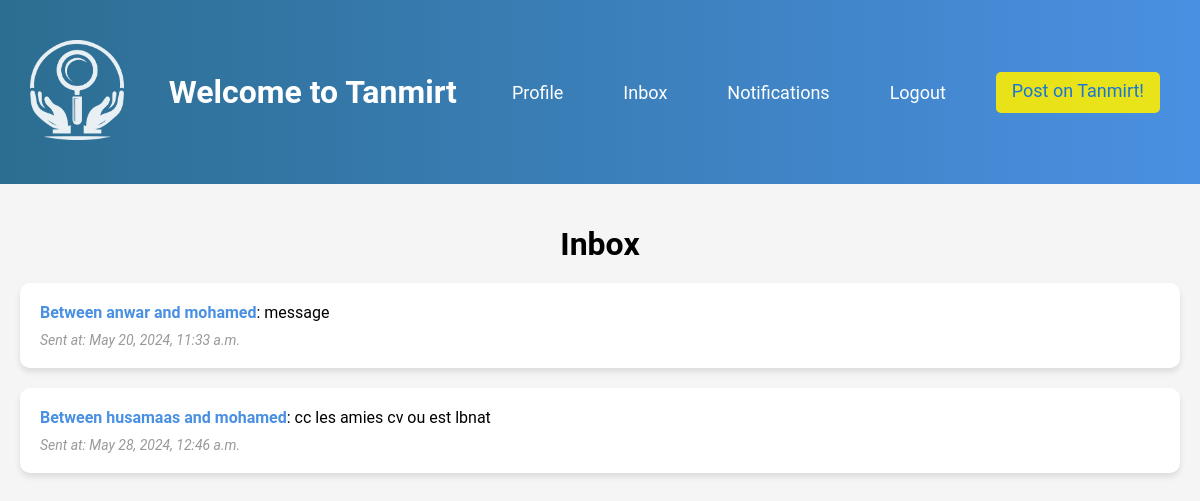
Page /inbox (signed in) on the committed database.
### api/models.py (models this page shows, shortened)
class Message(models.Model):
    body=models.TextField()
    sender=models.ForeignKey(User,on_delete=models.CASCADE,related_name='sender')
    date=models.DateTimeField(auto_now_add=True)
    receiver=models.ForeignKey(User,on_delete=models.SET_NULL,related_name='receiver',null=True)

### api/views.py (the view)
# urls.py: path('inbox',TanmirtInbox,name='inbox'),
def TanmirtInbox(request):
    if request.user.is_authenticated:
        messages = Message.objects.filter(
            (Q(sender=request.user) | Q(receiver=request.user)) & ~Q(sender=request.user, receiver=request.user)
        ).order_by('date')
        user_pairs = {}
        for message in messages:
            pair_key = tuple(sorted([message.sender.id, message.receiver.id]))
            user_pairs[pair_key] = message
    else:
        user_pairs = {}
    context = {"user_pairs": user_pairs}
    return render(request, 'inbox.html', context)

### templates/inbox.html (shortened to what this page needs)
{% load static %}
<!DOCTYPE html>
<html lang="en">
<head>
    <link rel="stylesheet" href="{% static 'css/inbox.css' %}">
</head>
<body>
    <header class="header">
        <div class="container">
            <div class="header-content">
                <div class="logo">
                    <a href="{% url 'home' %}">
                        <img src="{% static 'assets/logowhite.png' %}" alt="Tanmirt Logo">
                    </a>
                </div>
                <h1 class="title">
                    {% if user.is_authenticated %}
                        Welcome to Tanmirt
                    {% else %}
                        Welcome to Tanmirt
                    {% endif %}
                </h1>
                <nav class="nav">
                    {% if user.is_authenticated %}
                        <a href="{% url 'profile' user.id %}" class="nav-link">Profile</a>
                        <a href="{% url 'inbox' %}" class="nav-link">Inbox</a>
                        <a href="{% url 'notifications' %}" class="nav-link">Notifications</a>
                        <a href="{% url 'logout' %}" class="nav-link">Logout</a>
                        <a href="{% url 'myposts' %}" class="nav-link nav-highlight">Post on Tanmirt!</a>
                    {% else %}
                        <a href="{% url 'register' %}" class="nav-link">Register</a>
                        <a href="{% url 'login' %}" class="nav-link">Login</a>
                    {% endif %}
                </nav>
            </div>
        </div>
    </header>
    <div class="container">
        <h1>Inbox</h1>
        {% if user_pairs %}
            <ul class="messages-list">
                {% for pair, message in user_pairs.items %}
                    <li class="message-item">
                        {% if request.user == message.sender %}
                            <a class="message-link" href="{% url 'message' message.receiver.id %}">Between {{ message.sender.username }} and {{ message.receiver.username }}</a>: {{ message.body }} <br>
                        {% else %}
                            <a class="message-link" href="{% url 'message' message.sender.id %}">Between {{ message.sender.username }} and {{ message.receiver.username }}</a>: {{ message.body }} <br>
                        {% endif %}
                        <em class="message-date">Sent at: {{ message.date }}</em>
                    </li>
                {% endfor %}
            </ul>
        {% else %}
            <p>No messages found.</p>
        {% endif %}
    </div>
</body>
</html>

### static/css/inbox.css (style rules this page uses)
body { font-family: 'Roboto', Arial, sans-serif; background-color: #f5f5f5; margin: 0; padding: 0; }
.header { background-image: linear-gradient(to right, #2c6e91, #4a90e2); color: white; padding: 20px 0; }
.header .container { display: flex; justify-content: space-between; align-items: center; }
.header-content { display: flex; align-items: center; width: 100%; justify-content: space-between; }
.logo img { height: 100px; margin-left: 10px; width: auto; }
.title { font-size: 32px; margin: 0; flex-grow: 1; text-align: center; }
.nav { display: flex; gap: 20px; }
.nav-link { color: white; text-decoration: none; font-size: 18px; padding: 10px; border-radius: 5px; transition: background-color 0.3s ease; margin-right: 20px; }
.nav-highlight { background-color: #ffee00e1; color: #1677d8; padding: 0.5rem 1rem; border-radius: 5px; }
.container { max-width: 1200px; margin: 0 auto; padding: 20px; }
h1 { text-align: center; margin-bottom: 20px; }
.messages-list { list-style-type: none; padding: 0; }
.message-item { background-color: white; border-radius: 10px; box-shadow: 0 4px 6px rgba(0, 0, 0, 0.1); padding: 20px; margin-bottom: 20px; }
.message-link { color: #4a90e2; text-decoration: none; font-weight: bold; }
.message-date { color: #999; font-size: 14px; display: block; margin-top: 10px; }

### rows in the picture
Message: sender.username "anwar", receiver.username "mohamed", body "message", date "May 20, 2024, 11:33 a.m."
Message: sender.username "husamaas", receiver.username "mohamed", body "cc les amies cv ou est lbnat", date "May 28, 2024, 12:46 a.m."
